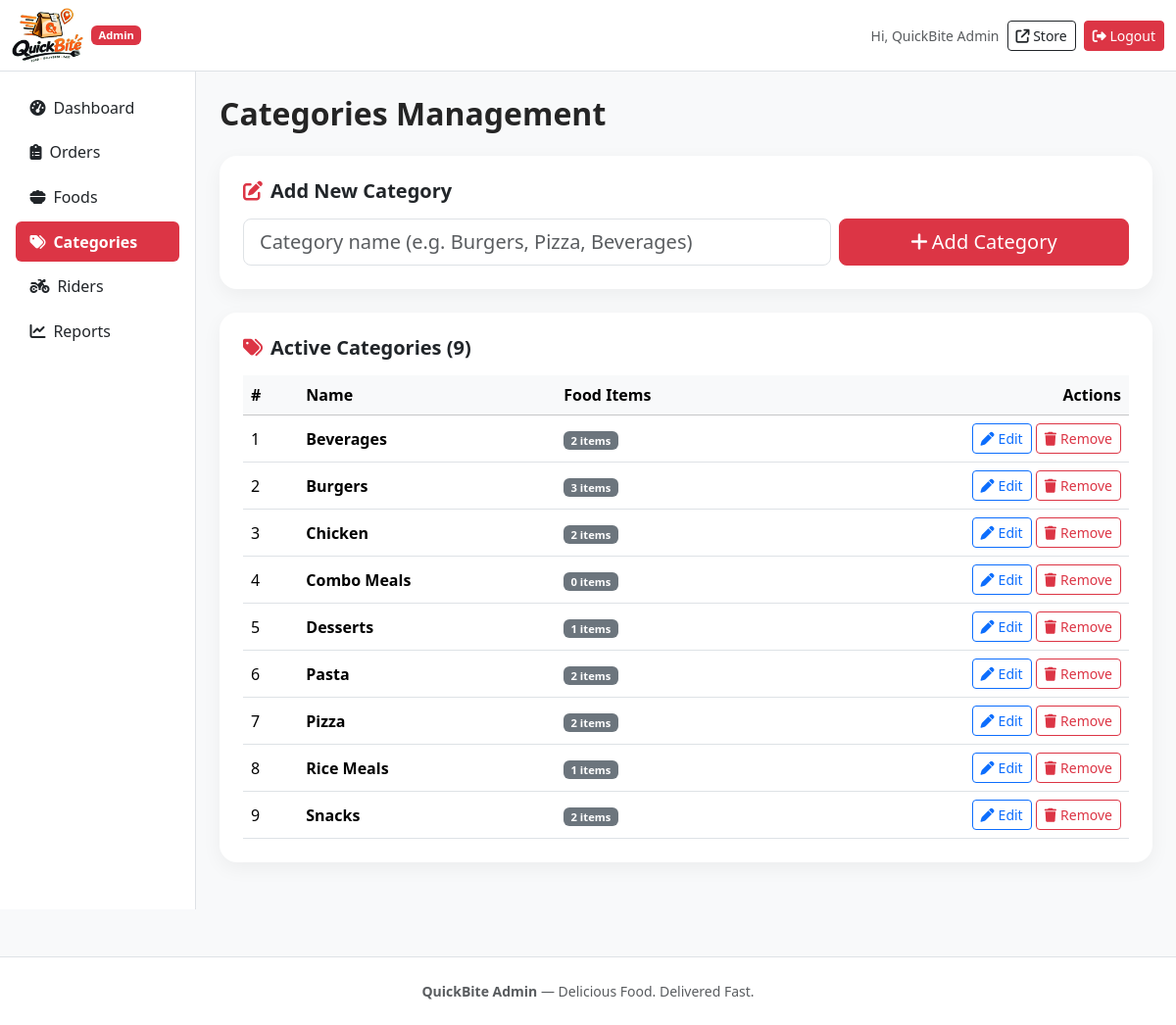
Screenshot of /admin/categories.php (signed in) with the database file from the repository.
### tables this page shows
CREATE TABLE categories(
 id INT AUTO_INCREMENT PRIMARY KEY,
 name VARCHAR(100) NOT NULL,
 status TINYINT(1) DEFAULT 1,
 created_at TIMESTAMP DEFAULT CURRENT_TIMESTAMP
);

### includes/functions.php (called while the page is built, shortened)
<?php
function e($value) { return htmlspecialchars((string)$value, ENT_QUOTES, 'UTF-8'); }
?>

### admin/categories.php (the view, shortened to what this page needs)
<?php
require_once "../config/database.php";
require_once "../includes/functions.php";
$edit = null;
$cats = $pdo->query("SELECT *,(SELECT COUNT(*) FROM foods WHERE category_id=categories.id AND status=1) items FROM categories WHERE status=1 ORDER BY name")->fetchAll();
include "includes/header.php";
?>
<h2 class="section-title mb-4">Categories Management</h2>
<div class="card form-card p-4 mb-4">
  <h5 class="fw-bold mb-3"><i class="fa-solid fa-pen-to-square me-2 text-danger"></i><?= $edit ? 'Edit Category' : 'Add New Category' ?></h5>
  <form method="post" class="row g-2 align-items-end">
    <div class="col-md-8">
      <input name="name" class="form-control form-control-lg" placeholder="Category name (e.g. Burgers, Pizza, Beverages)" value="<?= $edit ? e($edit['name']) : '' ?>" required>
    </div>
    <div class="col-md-4 d-flex gap-2">
      <button class="btn btn-lg btn-danger flex-grow-1"><i class="fa-solid <?= $edit ? 'fa-floppy-disk' : 'fa-plus' ?> me-1"></i><?= $edit ? 'Save Changes' : 'Add Category' ?></button>
    </div>
  </form>
</div>
<div class="card form-card p-4 mb-4">
  <h5 class="fw-bold mb-3"><i class="fa-solid fa-tags me-2 text-danger"></i>Active Categories (<?= count($cats) ?>)</h5>
  <?php if (empty($cats)): ?>
    <div class="text-center text-muted py-5"><i class="fa-solid fa-inbox fa-2x mb-2 d-block opacity-50"></i>No categories yet.</div>
  <?php else: ?>
    <div class="table-responsive">
      <table class="table align-middle mb-0">
        <thead class="table-light">
          <tr>
            <th>#</th>
            <th>Name</th>
            <th>Food Items</th>
            <th class="text-end">Actions</th>
          </tr>
        </thead>
        <tbody>
          <?php foreach ($cats as $i => $c): ?>
            <tr>
              <td><?= $i+1 ?></td>
              <td class="fw-semibold"><?= e($c['name']) ?></td>
              <td>
                <span class="badge bg-secondary"><?= $c['items'] ?> items</span>
              </td>
              <td class="text-end">
                <a href="?edit=<?= $c['id'] ?>" class="btn btn-sm btn-outline-primary"><i class="fa-solid fa-pen me-1"></i>Edit</a>
                <a data-confirm="Remove category <?= e($c['name']) ?>?" href="?delete=<?= $c['id'] ?>" class="btn btn-sm btn-outline-danger"><i class="fa-solid fa-trash me-1"></i>Remove</a>
              </td>
            </tr>
          <?php endforeach; ?>
        </tbody>
      </table>
    </div>
  <?php endif; ?>
</div>
<?php include "includes/footer.php"; ?>

### assets/css/style.css (style rules this page uses)
body { background:#fffaf7;color:#252525 }
:root { --pink-bg:#ffd2cf;--pink-bg-2:#ffe6e3;--pink-light:#fff1ee;--pink-dark:#e8a3a0;--pink-deep:#ff9c99;--orange:#ff9a3d;--orange-deep:#f97316;--outline:#1f1014 }
.badge { font-size:.7rem }
.table td,.table th { vertical-align:middle }
.form-card { border:0;border-radius:18px;box-shadow:0 6px 20px rgba(0,0,0,.05) }
.section-title { font-weight:700;margin-bottom:.75rem }

### rows the page displays
categories: name "Beverages", items "2"
categories: name "Burgers", items "3"
categories: name "Chicken", items "2"
categories: name "Combo Meals", items "0"
categories: name "Desserts", items "1"
categories: name "Pasta", items "2"
categories: name "Pizza", items "2"
categories: name "Rice Meals", items "1"
categories: name "Snacks", items "2"

### other values shown
$_SESSION['user']['name'] "QuickBite Admin"
count($cats) "9"
